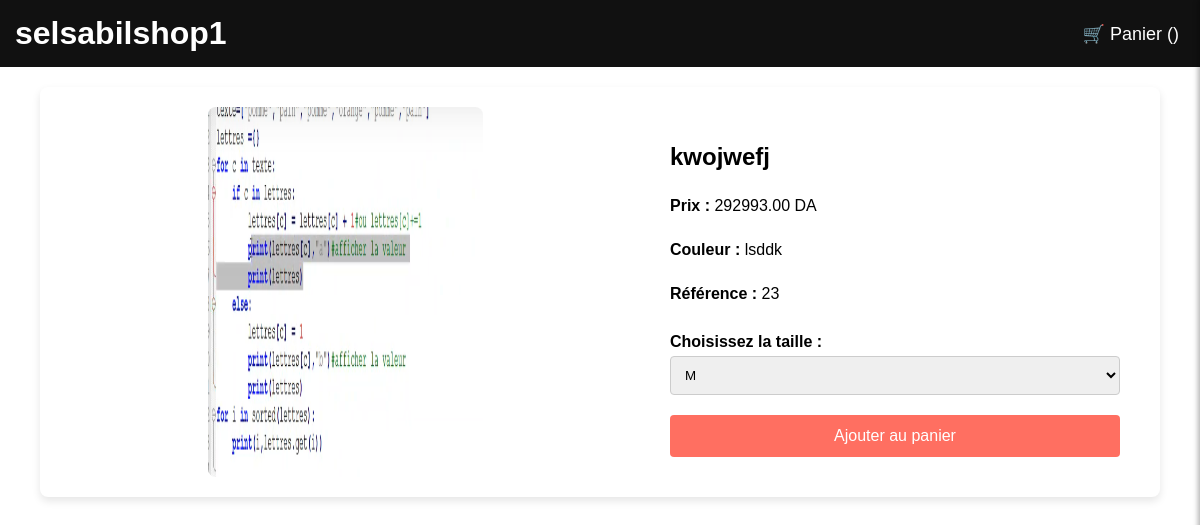
Page /orders/23/ on the committed database.
### main/models.py (models this page shows, shortened)
class Article(models.Model):
    titre = models.CharField(max_length=255)
    prix = models.DecimalField(max_digits=10, decimal_places=2)
    image = models.ImageField(upload_to='articles/', blank=True, null=True)
    couleur = models.CharField(max_length=100, blank=True, null=True)  # ✅ AJOUTER
    publie = models.BooleanField(default=False)

### main/views.py (the view)
# urls.py: path('orders/<int:id>/', views.orders, name="orders"),
def orders(request, id):
    article = get_object_or_404(Article, id=id)
    return render(request, "main/orders.html", {"article": article})

### main/templates/main/orders.html (shortened to what this page needs)
{% extends 'main/base.html' %}
{% block content %}
<div class="product-container">
  {% if article.image %}
  <div class="product-images">
    <img src="{{ article.image.url }}" alt="{{ article.titre }}" loading="lazy" />
  </div>
  {% endif %}
  <div class="product-details">
    <h1>{{ article.titre }}</h1>
    <p><strong>Prix :</strong> {{ article.prix }} DA</p>
    {% if article.couleur %}
    <p><strong>Couleur :</strong> {{ article.couleur }}</p>
    {% endif %}
    <p><strong>Référence :</strong> {{ article.id }}</p>
    <div class="size-selector">
      <label for="size">Choisissez la taille :</label>
      <select id="size">
        <option value="M" selected>M</option>
      </select>
    </div>
    <button type="button" class="add-to-cart" id="addToCartBtn">
      Ajouter au panier
    </button>
  </div>
</div>
{% endblock %}

### main/templates/main/base.html (style rules this page uses)
body { font-family: Arial, sans-serif; margin: 0; padding: 0; }

### main/templates/main/orders.html (style rules this page uses)
.product-container { display: flex; gap: 20px; background-color: white; border-radius: 8px; box-shadow: 0 4px 8px rgba(0,0,0,0.1); width: 90%; margin: 20px auto; padding: 20px; }
.product-images { display: flex; flex-wrap: wrap; gap: 15px; justify-content: center; flex: 1; }
.product-images img { width: calc(50% - 10px); height: auto; border-radius: 8px; cursor: pointer; transition: transform 0.2s ease; }
.product-details { min-width: 450px; height: auto; padding: 20px; background-color: #fff; border-radius: 8px; display: flex; flex-direction: column; }
.product-details h1 { font-size: 24px; margin-bottom: 10px; }
.product-details p { font-size: 16px; margin-bottom: 10px; }
.size-selector { margin-top: 20px; }
.size-selector label { font-weight: bold; display: block; margin-bottom: 5px; }
.size-selector select { width: 100%; padding: 10px; border-radius: 4px; border: 1px solid #ccc; cursor: pointer; }
.add-to-cart { margin-top: 20px; padding: 12px; background-color: #ff6f61; color: white; border: none; border-radius: 4px; font-size: 16px; cursor: pointer; }

### rows in the picture
Article: image (picture), titre "kwojwefj", prix "292993.00", couleur "lsddk", id "23"
